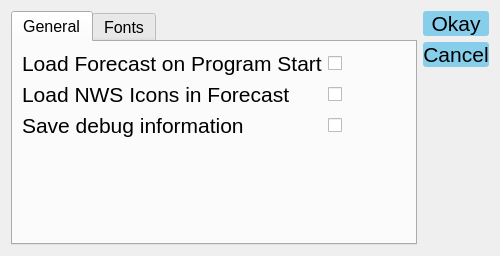
<?xml version="1.0" encoding="UTF-8"?>
<ui version="4.0">
 <class>AppOptions</class>
 <widget class="QDialog" name="AppOptions">
  <property name="geometry">
   <rect>
    <x>0</x>
    <y>0</y>
    <width>500</width>
    <height>256</height>
   </rect>
  </property>
  <property name="windowTitle">
   <string>Options</string>
  </property>
  <property name="styleSheet">
   <string notr="true">QPushButton
{
	border-width: 0px;
	border-radius: 3px;
	font: 16pt &quot;MS Shell Dlg 2&quot;;
}

QPushButton:enabled
{
  color: black;
  background-color: #87ceeb;
}

QPushButton:disabled
{
  color: gray;
}

QPushButton:hover
{
 color: black;
 background-color: #1e90ff;
}

QPushButton:pressed
{
  color: white;
  background-color: #0000cd;
}
</string>
  </property>
  <layout class="QHBoxLayout" name="horizontalLayout">
   <item>
    <widget class="QTabWidget" name="tabWidget">
     <property name="font">
      <font>
       <pointsize>12</pointsize>
      </font>
     </property>
     <property name="currentIndex">
      <number>0</number>
     </property>
     <widget class="QWidget" name="tab">
      <attribute name="title">
       <string>General</string>
      </attribute>
      <layout class="QHBoxLayout" name="horizontalLayout_2">
       <item>
        <layout class="QFormLayout" name="formLayout">
         <item row="0" column="0">
          <widget class="QLabel" name="loadOnStartLabel">
           <property name="font">
            <font>
             <pointsize>16</pointsize>
            </font>
           </property>
           <property name="text">
            <string>Load Forecast on Program Start</string>
           </property>
          </widget>
         </item>
         <item row="0" column="1">
          <widget class="QCheckBox" name="loadOnStartCheckBox">
           <property name="sizePolicy">
            <sizepolicy hsizetype="Minimum" vsizetype="Minimum">
             <horstretch>0</horstretch>
             <verstretch>0</verstretch>
            </sizepolicy>
           </property>
          </widget>
         </item>
         <item row="1" column="0">
          <widget class="QLabel" name="loadIconsLabel">
           <property name="font">
            <font>
             <pointsize>16</pointsize>
            </font>
           </property>
           <property name="text">
            <string>Load NWS Icons in Forecast</string>
           </property>
          </widget>
         </item>
         <item row="1" column="1">
          <widget class="QCheckBox" name="loadIconsCheckBox">
           <property name="sizePolicy">
            <sizepolicy hsizetype="Minimum" vsizetype="Minimum">
             <horstretch>0</horstretch>
             <verstretch>0</verstretch>
            </sizepolicy>
           </property>
          </widget>
         </item>
         <item row="2" column="0">
          <widget class="QLabel" name="debugLabel">
           <property name="font">
            <font>
             <pointsize>16</pointsize>
            </font>
           </property>
           <property name="text">
            <string>Save debug information</string>
           </property>
          </widget>
         </item>
         <item row="2" column="1">
          <widget class="QCheckBox" name="debugCheckBox">
           <property name="sizePolicy">
            <sizepolicy hsizetype="Minimum" vsizetype="Minimum">
             <horstretch>0</horstretch>
             <verstretch>0</verstretch>
            </sizepolicy>
           </property>
          </widget>
         </item>
        </layout>
       </item>
      </layout>
     </widget>
     <widget class="QWidget" name="tab_2">
      <attribute name="title">
       <string>Fonts</string>
      </attribute>
      <layout class="QVBoxLayout" name="verticalLayout_2">
       <item>
        <layout class="QHBoxLayout" name="horizontalLayout_4">
         <item>
          <widget class="QPushButton" name="basicFontPushButton">
           <property name="text">
            <string>Basic Font</string>
           </property>
          </widget>
         </item>
         <item>
          <widget class="QPushButton" name="basicFontResetPushButton">
           <property name="text">
            <string>Reset</string>
           </property>
          </widget>
         </item>
        </layout>
       </item>
       <item>
        <layout class="QHBoxLayout" name="horizontalLayout_3">
         <item>
          <widget class="QPushButton" name="tabFontPushButton">
           <property name="text">
            <string>Tab Font</string>
           </property>
          </widget>
         </item>
         <item>
          <widget class="QPushButton" name="tabFontResetPushButton">
           <property name="text">
            <string>Reset</string>
           </property>
          </widget>
         </item>
        </layout>
       </item>
       <item>
        <layout class="QHBoxLayout" name="horizontalLayout_5">
         <item>
          <widget class="QPushButton" name="plainTextFontPushButton">
           <property name="text">
            <string>Plain Text Font</string>
           </property>
          </widget>
         </item>
         <item>
          <widget class="QPushButton" name="plainTextFontResetPushButton">
           <property name="text">
            <string>Reset</string>
           </property>
          </widget>
         </item>
        </layout>
       </item>
       <item>
        <layout class="QHBoxLayout" name="horizontalLayout_6">
         <item>
          <widget class="QPushButton" name="alertsFontPushButton">
           <property name="text">
            <string>Alerts Font</string>
           </property>
          </widget>
         </item>
         <item>
          <widget class="QPushButton" name="alertsFontResetPushButton">
           <property name="text">
            <string>Reset</string>
           </property>
          </widget>
         </item>
        </layout>
       </item>
       <item>
        <spacer name="verticalSpacer_2">
         <property name="orientation">
          <enum>Qt::Vertical</enum>
         </property>
         <property name="sizeHint" stdset="0">
          <size>
           <width>20</width>
           <height>40</height>
          </size>
         </property>
        </spacer>
       </item>
      </layout>
     </widget>
    </widget>
   </item>
   <item>
    <layout class="QVBoxLayout" name="verticalLayout">
     <item>
      <widget class="QPushButton" name="okayPushButton">
       <property name="font">
        <font>
         <pointsize>16</pointsize>
        </font>
       </property>
       <property name="text">
        <string>Okay</string>
       </property>
      </widget>
     </item>
     <item>
      <widget class="QPushButton" name="cancelPushButton">
       <property name="font">
        <font>
         <pointsize>16</pointsize>
        </font>
       </property>
       <property name="text">
        <string>Cancel</string>
       </property>
      </widget>
     </item>
     <item>
      <spacer name="verticalSpacer">
       <property name="orientation">
        <enum>Qt::Vertical</enum>
       </property>
       <property name="sizeHint" stdset="0">
        <size>
         <width>20</width>
         <height>40</height>
        </size>
       </property>
      </spacer>
     </item>
    </layout>
   </item>
  </layout>
 </widget>
 <resources/>
 <connections/>
</ui>
